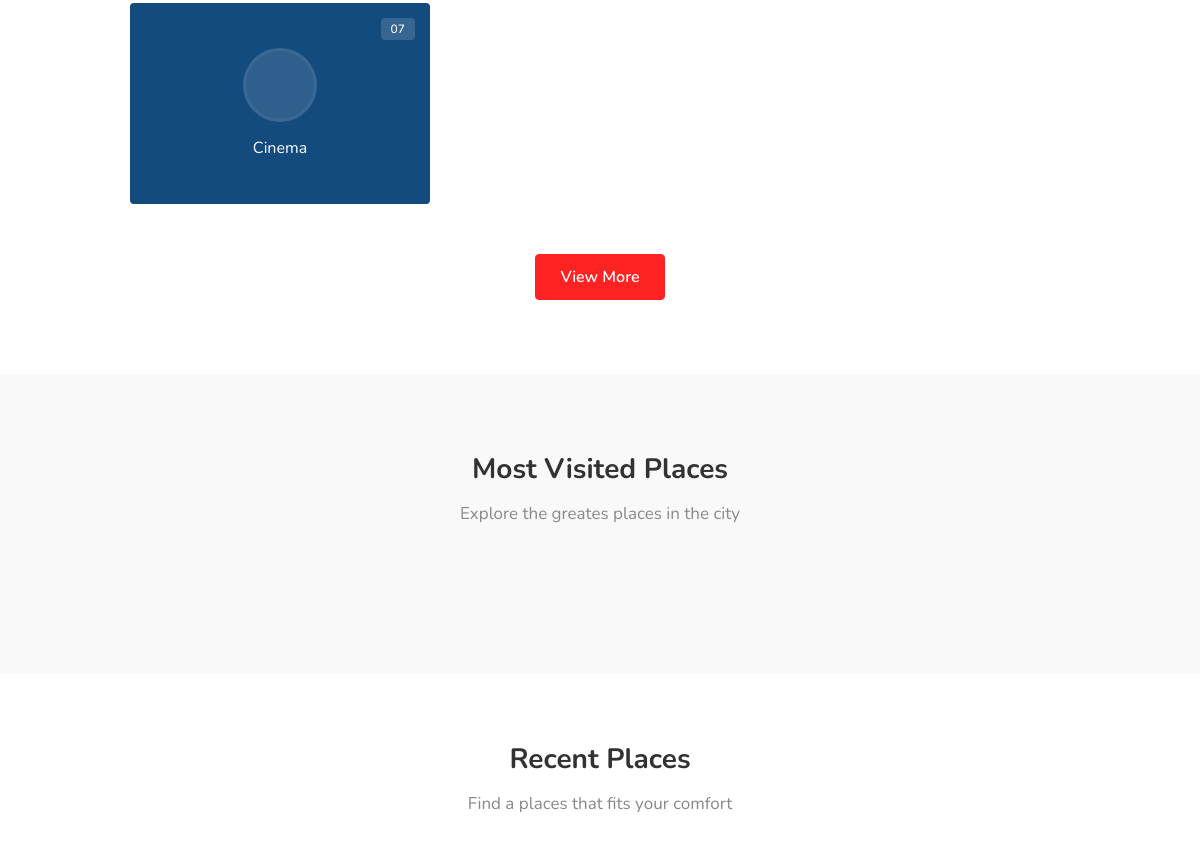
The app's page / (middle part), older data.
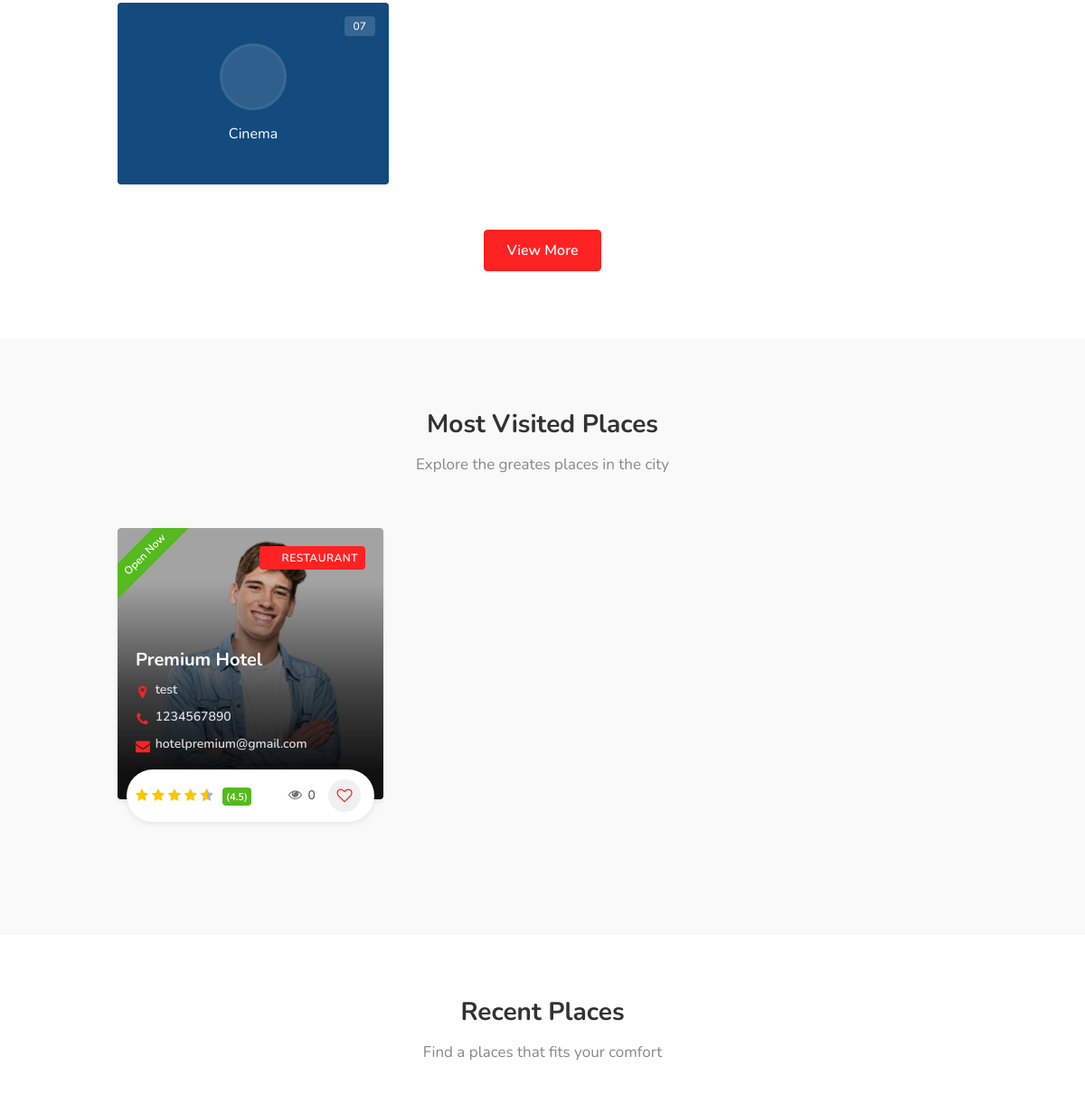
The same page, newer data.
### hotel/models.py (models this page shows, shortened)
class Hotel(models.Model):
    user = models.ForeignKey(User, on_delete=models.SET_NULL, null=True)
    name = models.CharField(max_length=100, null=True, blank=True)
    description = CKEditor5Field(null=True, blank=True, config_name="extends")
    image = models.FileField(upload_to="hotel_gallery")
    address = models.CharField(max_length=200)
    mobile = models.CharField(max_length=200)
    email = models.CharField(max_length=100)
    status = models.CharField(max_length=20, choices=HOTEL_STATUS, default="Live")
    tags = TaggableManager(blank=True)
    views = models.IntegerField(default=0)
    featured = models.BooleanField(default=False)
    hid = ShortUUIDField(unique=True, length=10, max_length=20)
    slug = models.SlugField(unique=True)
    date = models.DateTimeField(auto_now_add=True)
    def hotel_gallery(self):
        return HotelGallery.objects.filter(hotel=self)

### hotel/views.py (the view)
# urls.py: path("", views.index, name="index"),
def index(request):
    hotels = Hotel.objects.filter(status="Live")
    context = {
        "hotels": hotels,
    }
    return render(request, 'hotel/index.html', context)

### templates/hotel/index.html (shortened to what this page needs)
{% extends 'partials/base.html' %}
{% load static %}
{% block content %}
<div class="container">
    <div class="row">
        <div class="col-md-12">
            <div class="container_categories_box margin-top-5 margin-bottom-30">
                <a href="listings_list_with_sidebar.html" class="utf_category_small_box_part"> <i
                        class="im im-icon-Old-Cassette"></i>
                    <h4>Cinema</h4>
                    <span>07</span>
                </a>
            </div>
            <div class="col-md-12 centered_content"> <a href="#" class="button border margin-top-20">View More</a>
            </div>
        </div>
    </div>
</div>
<section class="fullwidth_block margin-top-65 padding-top-75 padding-bottom-70" data-background-color="#f9f9f9">
    <div class="container">
        <div class="row slick_carousel_slider">
            <div class="col-md-12">
                <h3 class="headline_part centered margin-bottom-45"> Most Visited Places <span>Explore the greates
                        places in the city</span> </h3>
            </div>
            <div class="row">
                <div class="col-md-12">
                    <div class="simple_slick_carousel_block utf_dots_nav">
                        {% for hotel in hotels %}
                        <div class="utf_carousel_item"> <a href="{% url 'hotel:hotel-detail' hotel.slug %}"
                                class="utf_listing_item-container compact">
                                <div class="utf_listing_item"> <img src="{{hotel.image.url}}"
                                        alt=""> <span class="tag"><i class="im im-icon-Chef-Hat"></i> Restaurant</span>
                                    <span class="utf_open_now">Open Now</span>
                                    <div class="utf_listing_item_content">
                                        <h3>{{hotel.name}}</h3>
                                        <span><i class="fa fa-map-marker"></i> {{hotel.address}}</span>
                                        <span><i class="fa fa-phone"></i> {{hotel.mobile}}</span>
                                        <span><i class="fa fa-envelope"></i> {{hotel.email}}</span>
                                    </div>
                                </div>
                                <div class="utf_star_rating_section" data-rating="4.5">
                                    <div class="utf_counter_star_rating">(4.5)</div>
                                    <span class="utf_view_count"><i class="fa fa-eye"></i> {{hotel.views}}</span>
                                    <span class="like-icon"></span>
                                </div>
                            </a>
                        </div>
                        {% endfor %}
                    </div>
                </div>
            </div>
        </div>
    </div>
</section>
<section class="fullwidth_block margin-top-65 margin-bottom-75" data-background-color="#ffffff">
    <div class="container">
        <div class="row">
            <div class="col-md-12">
                <h3 class="headline_part centered margin-bottom-45">Recent Places<span>Find a places that fits your
                        comfort</span></h3>
            </div>
        </div>
        <div class="row">
            <div class="col-md-12">
                <div class="utf_listing_categorie">
                    <div class="col-xs-12 col-sm-4 col-md-3">
                    </div>
                    <div class="col-xs-12 col-sm-4 col-md-3">
                    </div>
                    <div class="col-xs-12 col-sm-4 col-md-3">
                    </div>
                    <div class="col-xs-12 col-sm-4 col-md-3">
                    </div>
                </div>
            </div>
        </div>
    </div>
</section>
{% endblock content %}

### templates/partials/base.html (shortened to what this page needs)
{% load static %}
<!DOCTYPE html>
<html lang="en">
<head>
    <link rel="stylesheet" href="{% static 'css/stylesheet.css' %}">
    <link rel="stylesheet" href="{% static 'css/mmenu.css' %}">
    <link rel="stylesheet" href="{% static 'css/sweetalert2.min.css' %}">
    <link rel="stylesheet" href="{% static 'css/style.css' %}" id="colors">
</head>
<body>
    <div id="main_wrapper">
        {% block content %}
        {% endblock content %}
    </div>
</body>
</html>

### static/css/mmenu.css (style rules this page uses)
:root { --mm-line-height:20px; --mm-listitem-size:44px; --mm-navbar-size:44px; --mm-offset-top:0; --mm-offset-right:0; --mm-offset-bottom:0; --mm-offset-left:0; --mm-color-border:rgba(0, 0, 0, 0.1); --mm-color-button:rgba(0, 0, 0, 0.3); --mm-color-text:rgba(0, 0, 0, 0.75); --mm-color-text-dimmed:rgba(0, 0, 0, 0.3); --mm-color-background:#f3f3f3; --mm-color-background-highlight:rgba(0, 0, 0, 0.05); --mm-color-background-emphasis:rgba(255, 255, 255, 0.4); --mm-shadow:0 0 10px rgba(0, 0, 0, 0.3) }

### static/css/style.css (style rules this page uses)
body { color: #707070; font-size: 15px; line-height: 28px; background-color: #fff; }
body, h1, h2, h3, h4, h5, h6, input[type="text"], input[type="password"], input[type="email"], textarea, select, input[type="button"], input[type="submit"], button, #tiptip_content, .map-box p, .map-box div, .numerical-rating .utf_counter_star_rating, body .nav_responsive i.menu-trigger:after { font-family:'Nunito', sans-serif; text-transform: none; }
h1, h2, h3, h4, h5, h6 { color: #323232; }
* { margin: 0px; padding: 0px; box-sizing: border-box; }

Row changes from the older to the newer data that the page shows:
added Hotel: image (picture), name "Premium Hotel", address "test", mobile "1234567890", email "hotelpremium@gmail.com", views "0"
